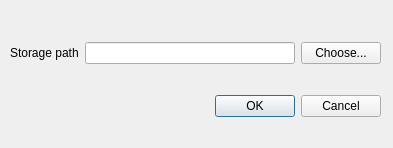
<?xml version="1.0" encoding="UTF-8"?>
<ui version="4.0">
 <class>StorageSettingDialog</class>
 <widget class="QDialog" name="StorageSettingDialog">
  <property name="geometry">
   <rect>
    <x>0</x>
    <y>0</y>
    <width>393</width>
    <height>148</height>
   </rect>
  </property>
  <property name="windowTitle">
   <string>Dialog</string>
  </property>
  <widget class="QDialogButtonBox" name="buttonBox">
   <property name="geometry">
    <rect>
     <x>40</x>
     <y>90</y>
     <width>341</width>
     <height>32</height>
    </rect>
   </property>
   <property name="orientation">
    <enum>Qt::Orientation::Horizontal</enum>
   </property>
   <property name="standardButtons">
    <set>QDialogButtonBox::StandardButton::Cancel|QDialogButtonBox::StandardButton::Ok</set>
   </property>
  </widget>
  <widget class="QWidget" name="">
   <property name="geometry">
    <rect>
     <x>10</x>
     <y>40</y>
     <width>371</width>
     <height>26</height>
    </rect>
   </property>
   <layout class="QHBoxLayout" name="horizontalLayout">
    <item>
     <widget class="QLabel" name="label">
      <property name="text">
       <string>Storage path</string>
      </property>
     </widget>
    </item>
    <item>
     <widget class="QLineEdit" name="pathLineEdit"/>
    </item>
    <item>
     <widget class="QPushButton" name="browseButton">
      <property name="text">
       <string>Choose...</string>
      </property>
     </widget>
    </item>
   </layout>
  </widget>
 </widget>
 <resources/>
 <connections>
  <connection>
   <sender>buttonBox</sender>
   <signal>accepted()</signal>
   <receiver>StorageSettingDialog</receiver>
   <slot>accept()</slot>
   <hints>
    <hint type="sourcelabel">
     <x>248</x>
     <y>254</y>
    </hint>
    <hint type="destinationlabel">
     <x>157</x>
     <y>274</y>
    </hint>
   </hints>
  </connection>
  <connection>
   <sender>buttonBox</sender>
   <signal>rejected()</signal>
   <receiver>StorageSettingDialog</receiver>
   <slot>reject()</slot>
   <hints>
    <hint type="sourcelabel">
     <x>316</x>
     <y>260</y>
    </hint>
    <hint type="destinationlabel">
     <x>286</x>
     <y>274</y>
    </hint>
   </hints>
  </connection>
 </connections>
</ui>
